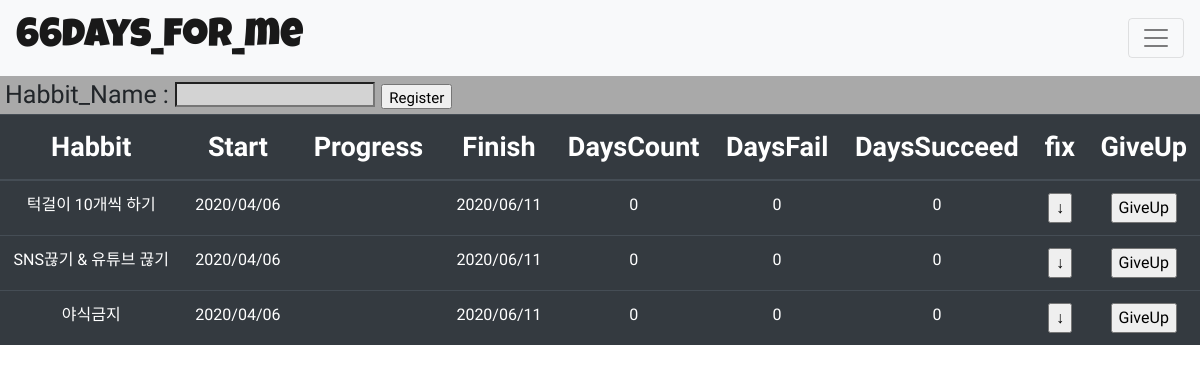
Screenshot of /control/ with the database file from the repository.
### memoApp/models.py (models this page shows)
class Habbit(models.Model):
    habbitName=models.CharField(max_length=13)
    start_datetime=datetime.datetime.now()
    startDate=models.CharField(max_length=30)
    progress=models.CharField(max_length=66)
    finishDate=models.CharField(max_length=30)
    daysCount=models.SmallIntegerField()
    daysFail=models.SmallIntegerField()
    daysSucceed = models.SmallIntegerField()
    give_up=models.BooleanField(default=False)
    givenup_date=models.CharField(max_length=30)

### memoApp/views.py (the view)
# urls.py: path('control/', views.control, name="controlPage"),
def control(req):
    non_give_up_habbit_list=[]
    for habbit in Habbit.objects.all():
        if habbit.give_up==False:
            non_give_up_habbit_list.append(habbit)
        else:
            pass
    content={'habbits': non_give_up_habbit_list }
    return render(req, 'memoApp/control.html',content)

### memoApp/templates/memoApp/control.html (shortened to what this page needs)
<!doctype html>
<html lang="ko">
  <head>
    <link rel="stylesheet" href="https://stackpath.bootstrapcdn.com/bootstrap/4.4.1/css/bootstrap.min.css">
  </head>
  <body style="margin:0px;">
    <div style="margin:0px;" class="navPart">
      <nav class="navbar navbar-light bg-light">
        <a class="navbar-brand" href="/">66days_for_me</a>
        <button class="navbar-toggler" type="button" data-toggle="collapse" data-target="#navbarSupportedContent" aria-controls="navbarSupportedContent" aria-expanded="false" aria-label="Toggle navigation">
          <span class="navbar-toggler-icon"></span>
        </button>
      </nav>
    </div>
    <div class="createPart">
      <form action="./create" method="POST" onsubmit="return checkForm();">{% csrf_token %}
          <a style="margin-left:5px;">Habbit_Name :</a>
          <input id="habbitName" style="background-color:lightgrey; width:200px; height:25px;" type="text" name="habbitName">
          <input style=" height:25px; font-size:15px;" type="submit" value="Register">
      </form>
    </div>
    <div style="margin-top:0px;" class="tablePart">
      <table class="table table-dark">
        <thead style="font-family: 'Abel'; font-size: 27px;">
          <tr>
            <th scope="col">Habbit</th>
            <th class="orderPart" style="cursor:pointer;" onclick="location.href='./order?by=startDate'" scope="col">Start</th>
            <th style="width: 150px !important;" scope="col">Progress</th>
            <th scope="col">Finish</th>
            <th scope="col">DaysCount</th>
            <th scope="col">DaysFail</th>
            <th scope="col">DaysSucceed</th>
            <th scope="col">fix</th>
            <th scope="col">GiveUp</th>
          </tr>
        </thead>
        <tbody style=" font-family: 'Do Hyeon', sans-serif;">
        {% for habbit in habbits %}
          <tr>
            <td>{{ habbit.habbitName }}</td>
            <td class="orderPart">{{ habbit.startDate }}</td>
            <td style="width: 150px !important;">{{ habbit.progress }}</td>
            <td>{{ habbit.finishDate }}</td>
            <td>{{ habbit.daysCount }}</td>
            <td>{{ habbit.daysFail }}</td>
            <td>{{ habbit.daysSucceed }}</td>
            <td>
              <form action="./fix" method="POST">{% csrf_token %}
                <input type="submit" value="↓">
              </form>
            </td>
            <td>
              <form action="./delete" method="POST">{% csrf_token %}
                <input type="submit" value="GiveUp">
              </form>
            </td>
          </tr>
        {% endfor %}
        </tbody>
      </table>
    </div>
  </body>
</html>

### memoApp/templates/memoApp/control.html (style rules this page uses)
.navbar-brand { font-family: 'Luckiest Guy'; font-size: 40px; margin:0px; padding:0px; }
.createPart { background-color:darkGrey; height:37.5px; font-family:'Do Hyeon', sans-serif; font-size:25px; }
th, td { text-align:center; }

### rows the page displays
Habbit: habbitName "턱걸이 10개씩 하기", startDate "2020/04/06", finishDate "2020/06/11", daysCount "0", daysFail "0", daysSucceed "0"
Habbit: habbitName "SNS끊기 & 유튜브 끊기", startDate "2020/04/06", finishDate "2020/06/11", daysCount "0", daysFail "0", daysSucceed "0"
Habbit: habbitName "야식금지", startDate "2020/04/06", finishDate "2020/06/11", daysCount "0", daysFail "0", daysSucceed "0"
